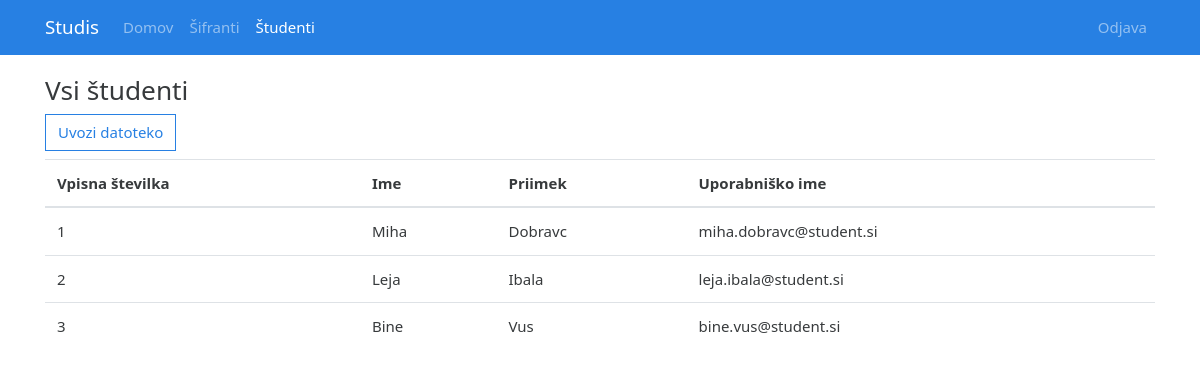
The page /student/ on the database its author committed.
### student/models.py (models this page shows)
class Student(models.Model):
    emso = models.CharField(max_length = 13)
    priimek = models.CharField(max_length = 30)
    ime = models.CharField(max_length = 30)
    naslov_stalno_bivalisce = models.CharField(max_length = 260)
    naslov_zacasno_bivalisce = models.CharField(max_length = 260)
    kraj_rojstva = models.CharField(max_length = 260) # kako bomo preverjali konsistentnost drzave in obcine rojstva
    naslov_posta = models.CharField(max_length = 260)
    telefon = models.CharField(max_length = 15) # reci je treba se mal preverit
    email = models.CharField(max_length = 60)
    dodatno_leto = models.BooleanField(default = True)

### student/views.py (the view)
# urls.py: path('',views.students,name='students'),
def students(request):
	all_students = Student.objects.values('id', 'ime', 'priimek', 'email')
	context = {
		'arr': all_students
	}
	return render(request,'students.html', context)

### student/templates/students.html (shortened to what this page needs)
{% extends 'base.html' %}
{% block content %}
<div class="container sifrant">
<h3>Vsi študenti</h3>
<table class="table">
	<thead>
	    <tr>
	      <th scope="col">Vpisna številka</th>
	      <th scope="col">Ime</th>
	      <th scope="col">Priimek</th>
	      <th scope="col">Uporabniško ime</th>
	    </tr>
  	</thead>
{% for t in arr %}
	<tr>
	{% for k,v in t.items %}
		<td>{{ v }}</td>
	{% endfor %}
	</tr>
{% endfor %}
	<form action="/student/uvoz/" method="post">
    	<button type="submit" class="btn btn-outline-primary mb-2">Uvozi datoteko</button>
	</form>
</div>
{% endblock %}

### studis/static/css/mystyle.css (style rules this page uses)
.sifrant { margin-top: 20px; }

### rows shown on the page
Student: t "1" "Miha" "Dobravc" "miha.dobravc@student.si"
Student: t "2" "Leja" "Ibala" "leja.ibala@student.si"
Student: t "3" "Bine" "Vus" "bine.vus@student.si"
